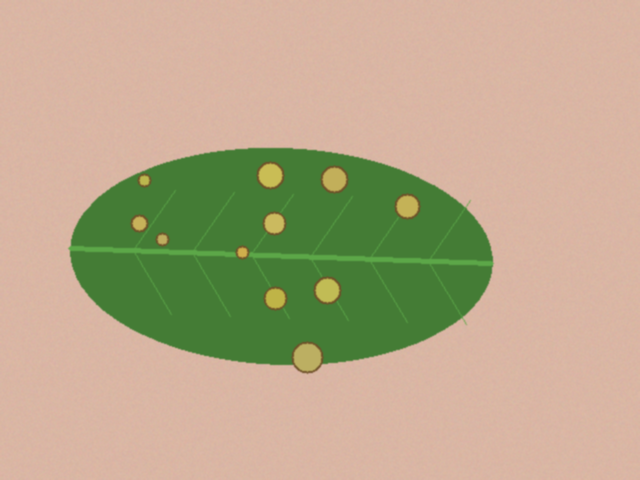
#> input picture data/sintetis/bersih/teh_041.png, 640 x 480 px, found by its file name
$ jupyter execute --allow-errors B3_histogram.ipynb
#> lines starting #> are read from the running program, lines starting #| are printed output that depends on the picture
### src/utils_cv.py
import cv2
import numpy as np
import matplotlib.pyplot as plt

def baca(path):
#> called with path = '../data/sintetis/citra/teh_041.png'
    img = cv2.imread(path)
#> img is the input picture: shape (480, 640, 3); mean B, G, R 138, 168.8, 184.1
    if img is None: raise FileNotFoundError(f"Citra tidak ditemukan: {path}")
    return img

# [17 lines left out: functions tampil, kontras_bercak, not called in this run]

def statistik(gray):
    return {"rerata": round(float(gray.mean()), 1),
            "simpangan_baku": round(float(gray.std()), 1),
            "min": int(gray.min()), "maks": int(gray.max()),
            "persen_gelap": round(100 * float((gray < 50).mean()), 1),
            "persen_terang": round(100 * float((gray > 205).mean()), 1)}

### notebook/B3_histogram.ipynb
[cell 1]
from google.colab import drive
drive.mount('/content/drive')

import sys, os
import cv2, numpy as np, matplotlib.pyplot as plt

# Paksa sistem buat nambahin folder src langsung dari path Google Drive kamu
sys.path.append('/content/drive/MyDrive/simuteh-2330511031/src')
from utils_cv import baca, tampil, kontras_bercak, statistik

# Pindah ke folder notebook agar pemanggilan path ../data berfungsi
os.chdir('/content/drive/MyDrive/simuteh-2330511031/notebook')

# ---------------- L3.2: Diagnosis Mutu (Statistik & Histogram) ----------------
print("--- L3.2: Statistik 5 Kondisi (Kelas Berat) ---")
plt.figure(figsize=(10, 5))
for nama in ["teh_041.png", "teh_042.png", "teh_043.png", "teh_044.png", "teh_045.png"]:
    gray = cv2.cvtColor(baca(f"../data/sintetis/citra/{nama}"), cv2.COLOR_BGR2GRAY)
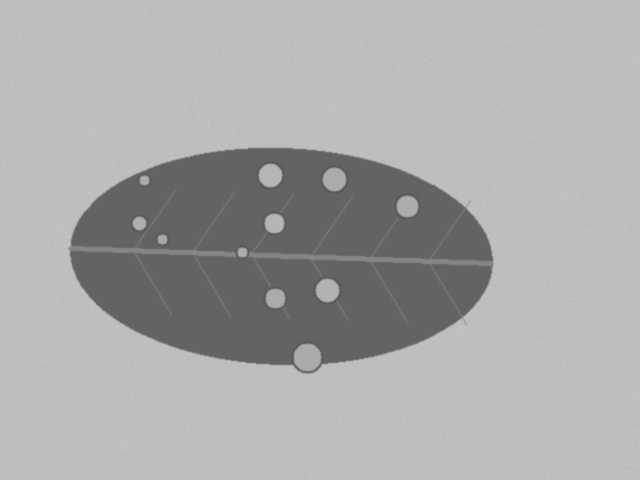
#> gray: shape (480, 640); min 87, max 194, mean 169.8
    print(f"{nama}: {statistik(gray)}")
#| teh_041.png: {'rerata': 169.8, 'simpangan_baku': 37.4, 'min': 87, 'maks': 194, 'persen_gelap': 0.0, 'persen_terang': 0.0}
    hist = cv2.calcHist([gray], [0], None, [256], [0, 256])
#> hist = 256 values, max 92942 at index 190, min 0 at index 0, mean 1200
    plt.plot(hist, label=nama)
#> pass 2 of the loop `for nama in ["teh_041.png", "teh_042.png", "teh_043.png", "teh_044.png..`:
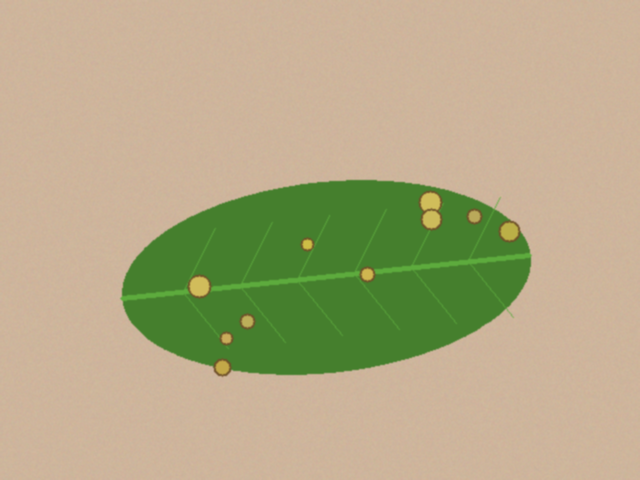
#> input picture data/sintetis/bersih/teh_042.png, 640 x 480 px, found by its file name
#> in baca, img is the input picture: shape (480, 640, 3); mean B, G, R 133.6, 170.3, 179.1
#> `gray = cv2.cvtColor(baca(f"../data/sintetis/citra/{nama}"), cv2.COLOR_..`:
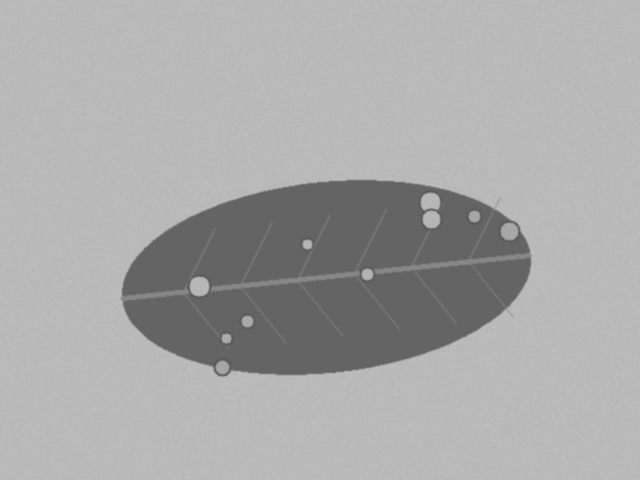
#> gray: shape (480, 640); min 88, max 189, mean 168.7
#| teh_042.png: {'rerata': 168.7, 'simpangan_baku': 33.2, 'min': 88, 'maks': 189, 'persen_gelap': 0.0, 'persen_terang': 0.0}
#> hist = 256 values, max 96536 at index 185, min 0 at index 0, mean 1200
#> pass 3 of the loop `for nama in ["teh_041.png", "teh_042.png", "teh_043.png", "teh_044.png..`:
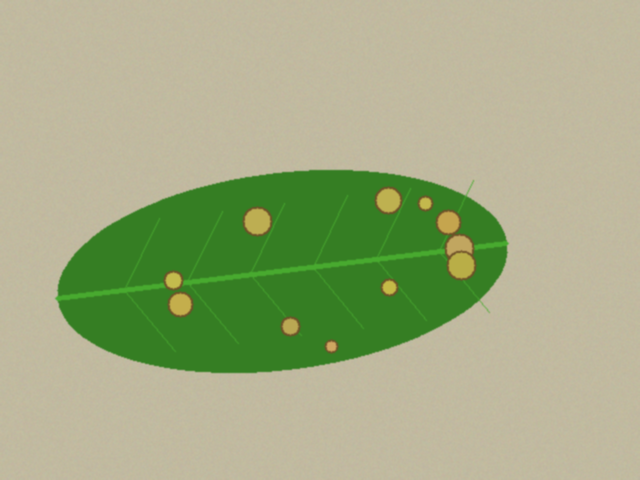
#> input picture data/sintetis/bersih/teh_043.png, 640 x 480 px, found by its file name
#> in baca, img is the input picture: shape (480, 640, 3); mean B, G, R 131.7, 172.6, 162.6
#> `gray = cv2.cvtColor(baca(f"../data/sintetis/citra/{nama}"), cv2.COLOR_..`:
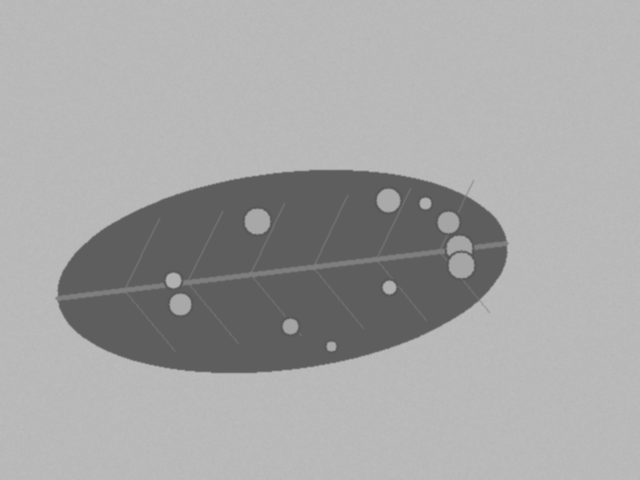
#> gray: shape (480, 640); min 84, max 188, mean 165
#| teh_043.png: {'rerata': 165.0, 'simpangan_baku': 36.7, 'min': 84, 'maks': 188, 'persen_gelap': 0.0, 'persen_terang': 0.0}
#> hist = 256 values, max 90193 at index 185, min 0 at index 0, mean 1200
#> the loop made 5 passes; the first 3 are shown
plt.xlabel("Intensitas"); plt.ylabel("Jumlah piksel"); plt.legend()
plt.savefig("../hasil/b3_histogram_5kondisi.png")
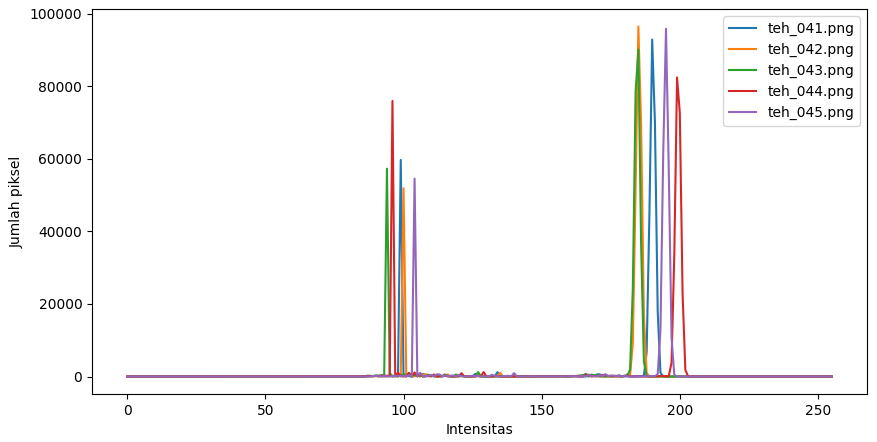
#> figure drawn by matplotlib, 1 panel; curve peaks at x = 190, y = 92942; curve peaks at x = 185, y = 96536; curve peaks at x = 185, y = 90193
plt.show()

print("\n--- L3.2: Statistik 5 Kondisi (Kelas Ringan) ---")
#> (the rest of this cell did not finish here and is left out)

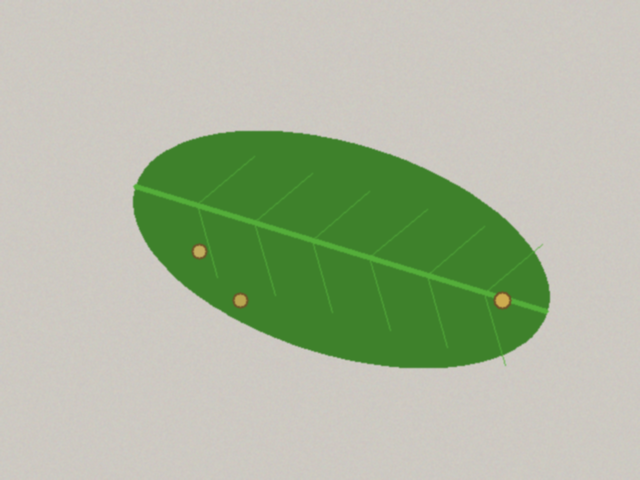
#> input picture data/sintetis/bersih/teh_021.png, 640 x 480 px, found by its file name
#> in baca, img is the input picture: shape (480, 640, 3); mean B, G, R 158.7, 184.3, 171.8
#> `gray = cv2.cvtColor(baca(f"../data/sintetis/citra/{nama}"), cv2.COLOR_..`:
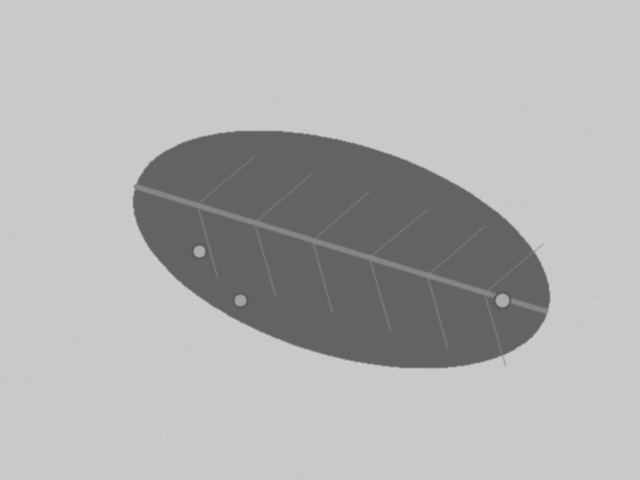
#> gray: shape (480, 640); min 88, max 205, mean 177.6
#| teh_021.png: {'rerata': 177.6, 'simpangan_baku': 42.3, 'min': 88, 'maks': 205, 'persen_gelap': 0.0, 'persen_terang': 0.0}
#> pass 2 of the loop `for nama in ["teh_021.png", "teh_022.png", "teh_023.png", "teh_024.png..`:
    print(f"{nama}: {statistik(gray)}")

# ---------------- L3.3: Perbaikan Citra (Bayangan) ----------------
print("\n--- L3.3: Perbaikan Citra Kondisi Bayangan (teh_045.png) ---")
nama = "teh_045.png"
img = baca(f"../data/sintetis/citra/{nama}")
md = cv2.imread(f"../data/sintetis/mask_daun/{nama}", 0)
mb = cv2.imread(f"../data/sintetis/mask_bercak/{nama}", 0)
gray = cv2.cvtColor(img, cv2.COLOR_BGR2GRAY)

def gamma_lut(g):
    lut = np.array([255 * (i / 255) ** g for i in range(256)])
    return lut.clip(0, 255).astype(np.uint8)

rmin, rmax = np.percentile(gray, (2, 98))
hasil = {
    "asli": gray,
    "negatif": 255 - gray,
    "cerah+50": cv2.add(gray, 50),
    "kontras": cv2.convertScaleAbs(gray, alpha=1.5, beta=-40),
    "regang": np.clip((gray - rmin) / (rmax - rmin) * 255, 0, 255).astype(np.uint8),
    "gamma0.5": cv2.LUT(gray, gamma_lut(0.5)),
    "gamma1.8": cv2.LUT(gray, gamma_lut(1.8)),
    "ekualisasi": cv2.equalizeHist(gray),
    "CLAHE": cv2.createCLAHE(clipLimit=2.0, tileGridSize=(8, 8)).apply(gray),
}

for nm, c in hasil.items():
    print(f"{nm:10s} KB={kontras_bercak(c, md, mb):.2f} sigma={c.std():.1f}")

# ---------------- L3.4: Eksperimen CLAHE & Citra Warna ----------------
print("\n--- L3.4: Eksperimen Parameter CLAHE ---")
for clip in [1.0, 2.0, 4.0]:
    for tile in [4, 8, 16]:
        c = cv2.createCLAHE(clipLimit=clip, tileGridSize=(tile, tile)).apply(gray)
        print(f"clip={clip} tile={tile}: KB={kontras_bercak(c, md, mb):.2f}")

clahe = cv2.createCLAHE(clipLimit=2.0, tileGridSize=(8, 8))
hsv = cv2.cvtColor(img, cv2.COLOR_BGR2HSV)
hsv[:, :, 2] = clahe.apply(hsv[:, :, 2])
via_v = cv2.cvtColor(hsv, cv2.COLOR_HSV2BGR)
via_bgr = cv2.merge([clahe.apply(c) for c in cv2.split(img)])
tampil([img, via_v, via_bgr], ["Asli (Bayangan)", "CLAHE kanal V (Benar)", "CLAHE tiap kanal BGR (Kacau)"])

# ---------------- L3.5: Perbaikan Mandiri (Gelap, Terang, KR, Bayangan) ----------------
print("\n--- L3.5: Uji Coba Perbaikan Spesifik per Kondisi ---")

def terapkan_perbaikan(nama_file, metode):
    im = baca(f"../data/sintetis/citra/{nama_file}")
    m_d = cv2.imread(f"../data/sintetis/mask_daun/{nama_file}", 0)
    m_b = cv2.imread(f"../data/sintetis/mask_bercak/{nama_file}", 0)
    gr = cv2.cvtColor(im, cv2.COLOR_BGR2GRAY)

    if metode == "Gamma 0.5": res = cv2.LUT(gr, gamma_lut(0.5))
    elif metode == "Gamma 1.8": res = cv2.LUT(gr, gamma_lut(1.8))
    elif metode == "Regang":
        p2, p98 = np.percentile(gr, (2, 98))
        res = np.clip((gr - p2) / (p98 - p2) * 255, 0, 255).astype(np.uint8)
    elif metode == "CLAHE":
        res = cv2.createCLAHE(clipLimit=2.0, tileGridSize=(8, 8)).apply(gr)

    kb_awal = kontras_bercak(gr, m_d, m_b)
    kb_akhir = kontras_bercak(res, m_d, m_b)
    return gr, res, kb_awal, kb_akhir

skenario = [
    ("Gelap", "Gamma 0.5", "teh_042.png", "teh_022.png"),
    ("Terang", "Gamma 1.8", "teh_043.png", "teh_023.png"),
    ("Kontras Rendah", "Regang", "teh_044.png", "teh_024.png"),
    ("Bayangan", "CLAHE", "teh_045.png", "teh_025.png")
]

for kondisi, met, b_name, r_name in skenario:
    g_b, res_b, kba_b, kbr_b = terapkan_perbaikan(b_name, met)
    g_r, res_r, kba_r, kbr_r = terapkan_perbaikan(r_name, met)

    tampil(
        [g_b, res_b, g_r, res_r],
        [f"{b_name} Asli (KB {kba_b:.2f})", f"{met} (KB {kbr_b:.2f})",
         f"{r_name} Asli (KB {kba_r:.2f})", f"{met} (KB {kbr_r:.2f})"],
        baris=1, ukuran=(16, 4)
    )
